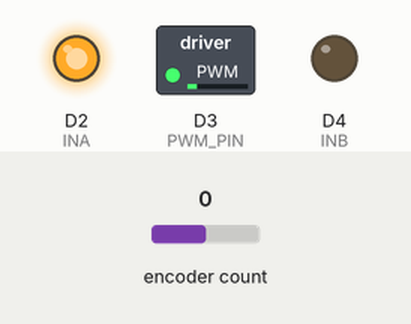
Recording of a program running on a simulated Arduino Due. Parts: switched loads named in the program (green lamp = pin HIGH), output pins drawn as LEDs (lit = HIGH). The inputs (shaded band) are chosen by the test bench; at power-on: encoder count 0. What the program prints to the serial monitor is not drawn.

Above: at 0.1 s.
Timing chart, 0 to 1.6 s (numbered marks = the images above):
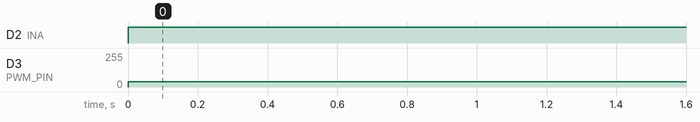

The program:

main.cpp
```cpp
#include <Arduino.h>
#include <Encoder.h>

// Define pin variables
const int INA = 2;
const int INB = 4;
const int PWM_PIN = 3;

// Define minimum, maximum speed and targeted speed (manually update speed while testing)
const int minSpeed = 9.5; // Minimum speed in RPM. Manually figured out via testing; motor cannot be driven below this speed
const int maxSpeed = 150; // Maximum speed in RPM
const int minPWM = 22; // Adjust this to the smallest PWM value that will still move the motor
const int maxPWM = 255;
float RPMTarget = 30; // Commanded speed in RPM

// Define variables for encoder reading and intialize the encoder object
const int encoderPinA = 48; // Must be interrupt capable; keep in mind if you change to another board
const int encoderPinB = 49;
Encoder myEnc(encoderPinA, encoderPinB);

// Definie values for converting the encoder reading to RPM
const int encoderCPR = 4480; // Counts per revolution of the encoder (output shaft)
unsigned long lastTime = 0;

int speedToPWM(float commandedSpeed) {
  // Generated a 6th order polynomial to map RPM to PWM using experimental data bc 3rd order was crap and 6th isn't much more computationally expensive
  // May need to be adjusted under load (was done unloaded) or for different motors
  double rpmMath = abs(commandedSpeed);
  double rpm2 = rpmMath * rpmMath;
  double rpm3 = rpm2 * rpmMath;
  double rpm4 = rpm3 * rpmMath;
  double rpm5 = rpm4 * rpmMath;
  double rpm6 = rpm5 * rpmMath;
  if (rpmMath < minSpeed) {
    return minPWM; // Return minimum PWM if speed is below minimum
  } else if (rpmMath > maxSpeed) {
    return maxPWM; // Return maximum PWM if speed is above maximum
  } else {

    float pwm = -6.665e-10*rpm6 + 3.163411e-07*rpm5 - 5.744087e-05*rpm4 + 5.096598e-03*rpm3 - 0.226899*rpm2 + 5.439907*rpmMath - 17.815152; // Polynomial fit to RPM vs PWM data
    return constrain((int)pwm, minPWM, maxPWM); // Ensure PWM is within bounds (again) just to be safe
}
}

void sendMotorOutput(int pwmValue) {

  // Ensure speed command is within bounds
  if (abs(RPMTarget) > maxSpeed or abs(RPMTarget) < minSpeed) {
    Serial.println("Speed out of bounds, setting to 0");
    RPMTarget = 0; // Set to zero if out of bounds
  }

  // Determine direction first
  if (RPMTarget > 0) {
    digitalWrite(INA, HIGH);
    digitalWrite(INB, LOW);
  } else if (RPMTarget < 0) {
    digitalWrite(INA, LOW);
    digitalWrite(INB, HIGH);
  } else {
    // If RPMTarget is zero, stop the motor
    digitalWrite(INA, LOW);
    digitalWrite(INB, LOW);
  }
  analogWrite(PWM_PIN, pwmValue);
}


void setup() {
  Serial.begin(115200);

  // Initialize pins
  pinMode(INA, OUTPUT);
  pinMode(INB, OUTPUT);
  pinMode(PWM_PIN, OUTPUT);
  Serial.println("Motor Control Initialized");
}

long oldPosition = 0;

void loop() {
  // put your main code here, to run repeatedly:
  long newPosition = myEnc.read();
  unsigned long currentTime = millis();
  float dt = currentTime - lastTime; // Time difference in millisecond
  long deltaPosition = newPosition - oldPosition;
  float RPMActual = -(deltaPosition / (float)encoderCPR) * (60000.0 / dt); // Convert encoder counts to RPM
  lastTime = currentTime;
  oldPosition = newPosition;

  // Compute the PWM value based on the target speed and send it to the motor
  sendMotorOutput(speedToPWM(RPMTarget));

  // Print the encoder position and the target speed
  Serial.print("Actual RPM: ");
  Serial.print(RPMActual);
  Serial.print(" Target RPM: ");  Serial.print(RPMTarget);
  Serial.print(" PWM Value: ");
  Serial.print(speedToPWM(RPMTarget));
  Serial.print(" Time: "); Serial.println(currentTime);

  // Small delay to reduce noise in encoder reading
  delay(100); // Adjust as necessary for your application
}
```

Measured:
- by itself, D2 (INA): LOW → HIGH at 0.00 s
- by itself, D3 (PWM_PIN): 0/255 → 39/255 at 0.00 s
